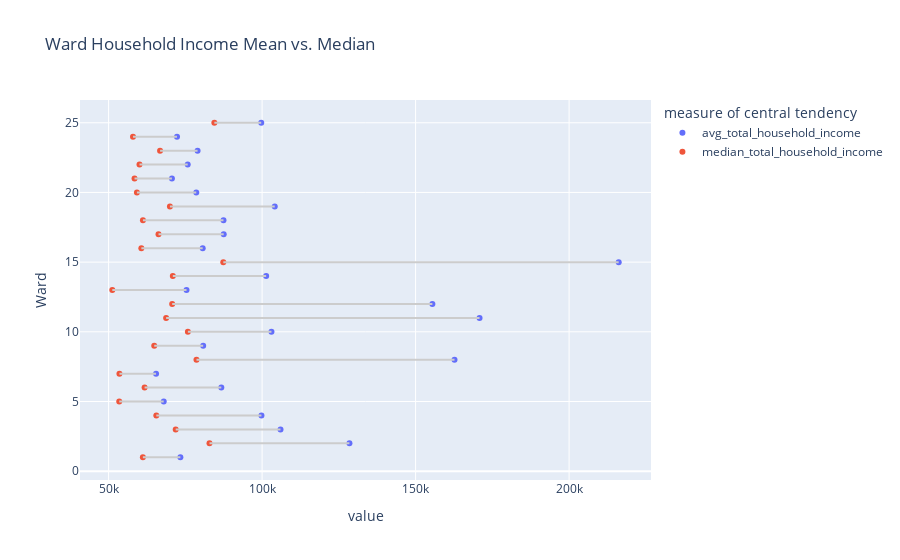

The notebook cell this image was saved under:
### Markdown cell above
# 2. <u>`Household Income`</u>

### Code cell
# analyze household income of target wards

query = "SELECT ward_id, avg_total_household_income, median_total_household_income FROM ward_households ORDER BY avg_total_household_income DESC;"

df = pd.read_sql_query(query, sql_engine)

avg_income = df.avg_total_household_income
median_income = df.median_total_household_income

dumbbell_plot = px.scatter(df, 
                        x=['avg_total_household_income', 'median_total_household_income'],
                        y='ward_id',
                        labels={
                            'ward_id': 'Ward',
                            'variable': 'measure of central tendency'
                            },
                        title="Ward Household Income Mean vs. Median")

for i in range(df.shape[0]):
    dumbbell_plot.add_shape(
        type='line',
        x0=avg_income.iloc[i], y0=df.ward_id.iloc[i], 
        x1=median_income.iloc[i], y1=df.ward_id.iloc[i],
        line_color="#cccccc"
    )

dumbbell_plot.show()

### Figure 1 — Plotly figure (JSON) as saved in the notebook; plotly's stock layout.template omitted (floating-point values rounded to 4 significant figures)
{"data": [{"hovertemplate": "measure of central tendency=avg_total_household_income<br>value=%{x}<br>Ward=%{y}<extra></extra>", "legendgroup": "avg_total_household_income", "marker": {"color": "#636efa", "symbol": "circle"}, "mode": "markers", "name": "avg_total_household_income", "orientation": "v", "showlegend": true, "type": "scatter", "x": [216158, 170832, 162674, 155470, 128448, 105994, 104123, 103047, 101323, 99784, 99715, 87491, 87416, 86717, 80807, 80648, 78984, 78561, 75768, 75382, 73374, 72289, 70624, 67954, 65458], "xaxis": "x", "y": [15, 11, 8, 12, 2, 3, 19, 10, 14, 4, 25, 17, 18, 6, 9, 16, 23, 20, 22, 13, 1, 24, 21, 5, 7], "yaxis": "y"}, {"hovertemplate": "measure of central tendency=median_total_household_income<br>value=%{x}<br>Ward=%{y}<extra></extra>", "legendgroup": "median_total_household_income", "marker": {"color": "#EF553B", "symbol": "circle"}, "mode": "markers", "name": "median_total_household_income", "orientation": "v", "showlegend": true, "type": "scatter", "x": [87360, 68733, 78626, 70710, 82870, 71859, 69977, 75825, 70920, 65546, 84445, 66261, 61189, 61725, 64866, 60673, 66771, 59220, 60064, 51204, 61169, 57953, 58447, 53469, 53530], "xaxis": "x", "y": [15, 11, 8, 12, 2, 3, 19, 10, 14, 4, 25, 17, 18, 6, 9, 16, 23, 20, 22, 13, 1, 24, 21, 5, 7], "yaxis": "y"}], "layout": {"legend": {"title": {"text": "measure of central tendency"}, "tracegroupgap": 0}, "shapes": [{"line": {"color": "#cccccc"}, "type": "line", "x0": 216158, "x1": 87360, "y0": 15, "y1": 15}, {"line": {"color": "#cccccc"}, "type": "line", "x0": 170832, "x1": 68733, "y0": 11, "y1": 11}, {"line": {"color": "#cccccc"}, "type": "line", "x0": 162674, "x1": 78626, "y0": 8, "y1": 8}, {"line": {"color": "#cccccc"}, "type": "line", "x0": 155470, "x1": 70710, "y0": 12, "y1": 12}, {"line": {"color": "#cccccc"}, "type": "line", "x0": 128448, "x1": 82870, "y0": 2, "y1": 2}, {"line": {"color": "#cccccc"}, "type": "line", "x0": 105994, "x1": 71859, "y0": 3, "y1": 3}, {"line": {"color": "#cccccc"}, "type": "line", "x0": 104123, "x1": 69977, "y0": 19, "y1": 19}, {"line": {"color": "#cccccc"}, "type": "line", "x0": 103047, "x1": 75825, "y0": 10, "y1": 10}, {"line": {"color": "#cccccc"}, "type": "line", "x0": 101323, "x1": 70920, "y0": 14, "y1": 14}, {"line": {"color": "#cccccc"}, "type": "line", "x0": 99784, "x1": 65546, "y0": 4, "y1": 4}, {"line": {"color": "#cccccc"}, "type": "line", "x0": 99715, "x1": 84445, "y0": 25, "y1": 25}, {"line": {"color": "#cccccc"}, "type": "line", "x0": 87491, "x1": 66261, "y0": 17, "y1": 17}, {"line": {"color": "#cccccc"}, "type": "line", "x0": 87416, "x1": 61189, "y0": 18, "y1": 18}, {"line": {"color": "#cccccc"}, "type": "line", "x0": 86717, "x1": 61725, "y0": 6, "y1": 6}, {"line": {"color": "#cccccc"}, "type": "line", "x0": 80807, "x1": 64866, "y0": 9, "y1": 9}, {"line": {"color": "#cccccc"}, "type": "line", "x0": 80648, "x1": 60673, "y0": 16, "y1": 16}, {"line": {"color": "#cccccc"}, "type": "line", "x0": 78984, "x1": 66771, "y0": 23, "y1": 23}, {"line": {"color": "#cccccc"}, "type": "line", "x0": 78561, "x1": 59220, "y0": 20, "y1": 20}, {"line": {"color": "#cccccc"}, "type": "line", "x0": 75768, "x1": 60064, "y0": 22, "y1": 22}, {"line": {"color": "#cccccc"}, "type": "line", "x0": 75382, "x1": 51204, "y0": 13, "y1": 13}, {"line": {"color": "#cccccc"}, "type": "line", "x0": 73374, "x1": 61169, "y0": 1, "y1": 1}, {"line": {"color": "#cccccc"}, "type": "line", "x0": 72289, "x1": 57953, "y0": 24, "y1": 24}, {"line": {"color": "#cccccc"}, "type": "line", "x0": 70624, "x1": 58447, "y0": 21, "y1": 21}, {"line": {"color": "#cccccc"}, "type": "line", "x0": 67954, "x1": 53469, "y0": 5, "y1": 5}, {"line": {"color": "#cccccc"}, "type": "line", "x0": 65458, "x1": 53530, "y0": 7, "y1": 7}], "title": {"text": "Ward Household Income Mean vs. Median"}, "xaxis": {"anchor": "y", "domain": [0, 1], "title": {"text": "value"}}, "yaxis": {"anchor": "x", "domain": [0, 1], "title": {"text": "Ward"}}}}
